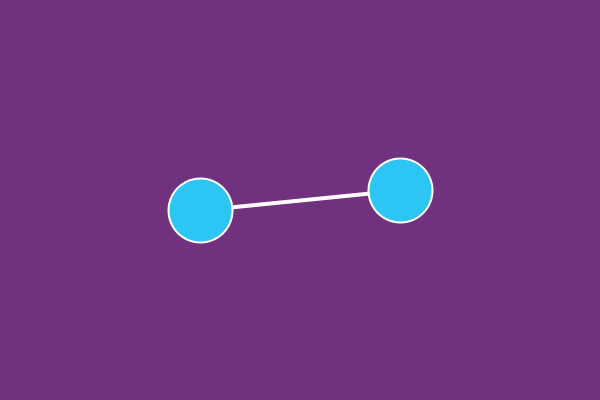
Frame 1 (no input)
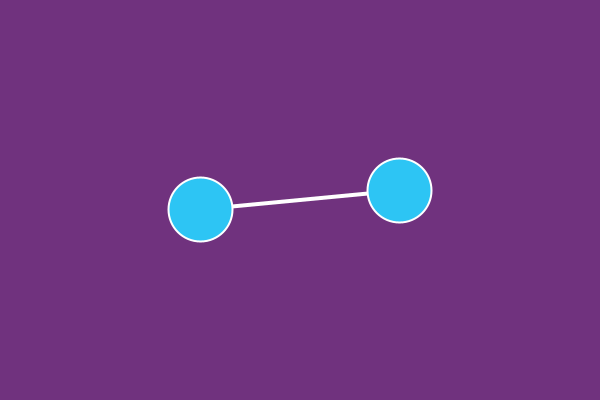
Frame 60 (the mouse pressed at the canvas centre just before this capture)
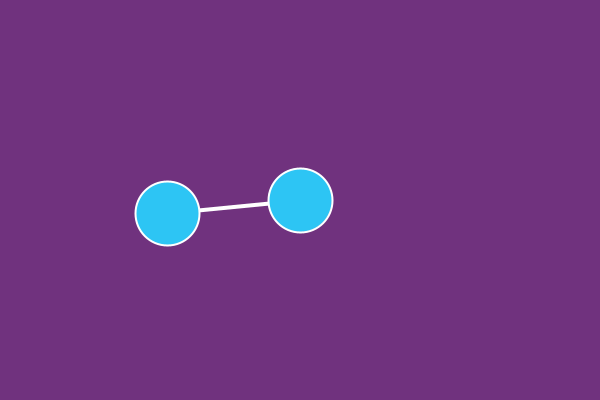
Frame 120 (the mouse held since frame 60 and released just before this capture)

The Processing sketch that drew these frames (run headless with seeded random() and noise(); from frame 60 on, the mouse is pressed at the canvas centre):

// Processing sketch: cc160_spring_oop_port
// ── cc160_spring_oop_port.pde
// Spring Forces (Spring OOP Port)
// The Coding Train / Daniel Shiffman
// https://thecodingtrain.com/CodingChallenges/160-spring-forces.html
// https://youtu.be/Rr-5HiXquhw

// Simple Spring: https://editor.p5js.org/codingtrain/sketches/dcd6-2mWa
// Spring Vector: https://editor.p5js.org/codingtrain/sketches/_A2pm_SSg
// Spring OOP: https://editor.p5js.org/codingtrain/sketches/9BAoEn4Po
// Soft Spring: https://editor.p5js.org/codingtrain/sketches/S5dY7qjxP

Particle bob;
Particle anchor;
Spring spring;

PVector gravity;

void setup() {
  size(600, 400);
  bob = new Particle(400, 190);
  anchor = new Particle(200, 210);
  spring = new Spring(0.01, 200, bob, anchor);
  gravity = new PVector(0, 0.1);
}

void draw() {
  background(112, 50, 126);
  spring.show();
  spring.update();

  bob.show();
  bob.update();
  anchor.show();
  anchor.update();

  if (mousePressed) {
    bob.position.set(mouseX, mouseY);
    bob.velocity.set(0, 0);
  }
}

// ── Particle.pde
// Spring Forces (Spring OOP Port)
// The Coding Train / Daniel Shiffman
// https://thecodingtrain.com/CodingChallenges/160-spring-forces.html
// https://youtu.be/Rr-5HiXquhw

// Simple Spring: https://editor.p5js.org/codingtrain/sketches/dcd6-2mWa
// Spring Vector: https://editor.p5js.org/codingtrain/sketches/_A2pm_SSg
// Spring OOP: https://editor.p5js.org/codingtrain/sketches/9BAoEn4Po
// Soft Spring: https://editor.p5js.org/codingtrain/sketches/S5dY7qjxP

class Particle {
  
  PVector position, velocity, acceleration;
  float mass;
  
  Particle(float x, float y) {
    acceleration = new PVector(0, 0);
    velocity = new PVector(0, 0);
    position = new PVector(x, y);
    mass = 1; // Let's do something better here!
  }

  void applyForce(PVector force) {
    PVector f = force.copy();
    f.div(this.mass);
    acceleration.add(f);
  }

  // Method to update position
  void update() {
    velocity.mult(0.99);

    velocity.add(acceleration);
    position.add(velocity);
    acceleration.mult(0);
  }

  // Method to display
  void show() {
    stroke(255);
    strokeWeight(2);
    fill(45, 197, 244);
    circle(position.x, position.y, 64);
  }
}

// ── Spring.pde
// Spring Forces (Spring OOP Port)
// The Coding Train / Daniel Shiffman
// https://thecodingtrain.com/CodingChallenges/160-spring-forces.html
// https://youtu.be/Rr-5HiXquhw

// Simple Spring: https://editor.p5js.org/codingtrain/sketches/dcd6-2mWa
// Spring Vector: https://editor.p5js.org/codingtrain/sketches/_A2pm_SSg
// Spring OOP: https://editor.p5js.org/codingtrain/sketches/9BAoEn4Po
// Soft Spring: https://editor.p5js.org/codingtrain/sketches/S5dY7qjxP

class Spring {
  
  float k;
  float restLength;
  Particle a, b;
  
  Spring(float k, float restLength, Particle a, Particle b) {
    this.k = k;
    this.restLength = restLength;
    this.a = a;
    this.b = b;
  }

  void update() {
    PVector force = PVector.sub(b.position, a.position);
    float x = force.mag() - this.restLength;
    force.normalize();
    force.mult(k * x);
    a.applyForce(force);
    force.mult(-1);
    b.applyForce(force);
  }

  void show() {
    strokeWeight(4);
    stroke(255);
    line(
      a.position.x,
      a.position.y,
      b.position.x,
      b.position.y
    );
  }
}
